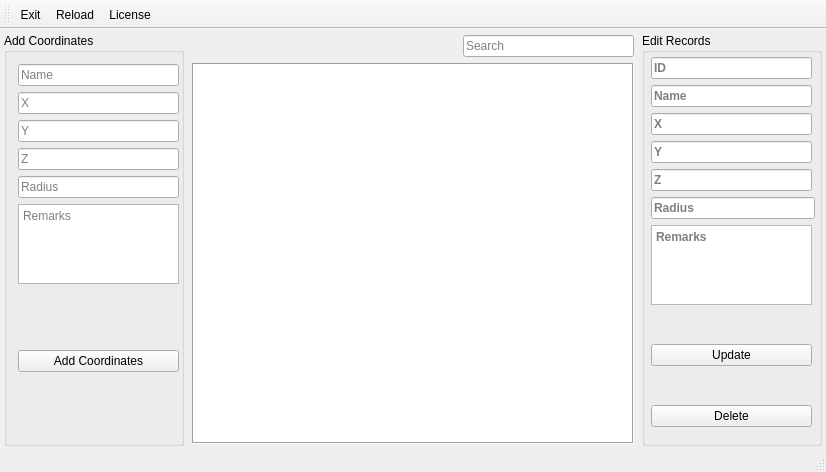
<?xml version="1.0" encoding="UTF-8"?>
<ui version="4.0">
 <class>MainWindow</class>
 <widget class="QMainWindow" name="MainWindow">
  <property name="geometry">
   <rect>
    <x>0</x>
    <y>0</y>
    <width>826</width>
    <height>472</height>
   </rect>
  </property>
  <property name="windowTitle">
   <string>Silkroad Coordinates Tracker</string>
  </property>
  <property name="windowIcon">
   <iconset resource="imgres.qrc">
    <normaloff>:/icons/qtconfig_qt4_qt_22393.png</normaloff>:/icons/qtconfig_qt4_qt_22393.png</iconset>
  </property>
  <widget class="QWidget" name="centralWidget">
   <layout class="QHBoxLayout" name="horizontalLayout">
    <property name="spacing">
     <number>6</number>
    </property>
    <property name="leftMargin">
     <number>4</number>
    </property>
    <property name="topMargin">
     <number>4</number>
    </property>
    <property name="rightMargin">
     <number>4</number>
    </property>
    <property name="bottomMargin">
     <number>4</number>
    </property>
    <item>
     <widget class="QGroupBox" name="groupBox">
      <property name="minimumSize">
       <size>
        <width>180</width>
        <height>0</height>
       </size>
      </property>
      <property name="maximumSize">
       <size>
        <width>180</width>
        <height>16777215</height>
       </size>
      </property>
      <property name="title">
       <string>Add Coordinates</string>
      </property>
      <property name="flat">
       <bool>true</bool>
      </property>
      <layout class="QVBoxLayout" name="verticalLayout_2">
       <item>
        <widget class="QLineEdit" name="lineEditName">
         <property name="minimumSize">
          <size>
           <width>161</width>
           <height>0</height>
          </size>
         </property>
         <property name="maximumSize">
          <size>
           <width>161</width>
           <height>16777215</height>
          </size>
         </property>
         <property name="placeholderText">
          <string>Name</string>
         </property>
        </widget>
       </item>
       <item>
        <widget class="QLineEdit" name="lineEditNameX">
         <property name="minimumSize">
          <size>
           <width>161</width>
           <height>0</height>
          </size>
         </property>
         <property name="maximumSize">
          <size>
           <width>161</width>
           <height>16777215</height>
          </size>
         </property>
         <property name="placeholderText">
          <string>X</string>
         </property>
        </widget>
       </item>
       <item>
        <widget class="QLineEdit" name="lineEditNameY">
         <property name="minimumSize">
          <size>
           <width>161</width>
           <height>0</height>
          </size>
         </property>
         <property name="maximumSize">
          <size>
           <width>161</width>
           <height>16777215</height>
          </size>
         </property>
         <property name="placeholderText">
          <string>Y</string>
         </property>
        </widget>
       </item>
       <item>
        <widget class="QLineEdit" name="lineEditNameZ">
         <property name="minimumSize">
          <size>
           <width>161</width>
           <height>0</height>
          </size>
         </property>
         <property name="maximumSize">
          <size>
           <width>161</width>
           <height>16777215</height>
          </size>
         </property>
         <property name="placeholderText">
          <string>Z</string>
         </property>
        </widget>
       </item>
       <item>
        <widget class="QLineEdit" name="lineEditRadius">
         <property name="minimumSize">
          <size>
           <width>161</width>
           <height>0</height>
          </size>
         </property>
         <property name="maximumSize">
          <size>
           <width>161</width>
           <height>16777215</height>
          </size>
         </property>
         <property name="placeholderText">
          <string>Radius</string>
         </property>
        </widget>
       </item>
       <item>
        <widget class="QTextEdit" name="textEditRemarks">
         <property name="minimumSize">
          <size>
           <width>161</width>
           <height>80</height>
          </size>
         </property>
         <property name="maximumSize">
          <size>
           <width>161</width>
           <height>80</height>
          </size>
         </property>
         <property name="placeholderText">
          <string>Remarks</string>
         </property>
        </widget>
       </item>
       <item>
        <spacer name="verticalSpacer">
         <property name="orientation">
          <enum>Qt::Vertical</enum>
         </property>
         <property name="sizeHint" stdset="0">
          <size>
           <width>20</width>
           <height>57</height>
          </size>
         </property>
        </spacer>
       </item>
       <item>
        <widget class="QPushButton" name="pushButtonAddCoordinates">
         <property name="minimumSize">
          <size>
           <width>161</width>
           <height>0</height>
          </size>
         </property>
         <property name="maximumSize">
          <size>
           <width>161</width>
           <height>16777215</height>
          </size>
         </property>
         <property name="text">
          <string>Add Coordinates</string>
         </property>
        </widget>
       </item>
       <item>
        <spacer name="verticalSpacer_2">
         <property name="orientation">
          <enum>Qt::Vertical</enum>
         </property>
         <property name="sizeHint" stdset="0">
          <size>
           <width>20</width>
           <height>56</height>
          </size>
         </property>
        </spacer>
       </item>
      </layout>
     </widget>
    </item>
    <item>
     <widget class="QFrame" name="frame">
      <property name="frameShape">
       <enum>QFrame::NoFrame</enum>
      </property>
      <property name="frameShadow">
       <enum>QFrame::Raised</enum>
      </property>
      <layout class="QVBoxLayout" name="verticalLayout">
       <property name="spacing">
        <number>6</number>
       </property>
       <property name="leftMargin">
        <number>2</number>
       </property>
       <property name="topMargin">
        <number>2</number>
       </property>
       <property name="rightMargin">
        <number>2</number>
       </property>
       <property name="bottomMargin">
        <number>2</number>
       </property>
       <item>
        <layout class="QHBoxLayout" name="horizontalLayout_2">
         <item>
          <spacer name="horizontalSpacer">
           <property name="orientation">
            <enum>Qt::Horizontal</enum>
           </property>
           <property name="sizeHint" stdset="0">
            <size>
             <width>40</width>
             <height>20</height>
            </size>
           </property>
          </spacer>
         </item>
         <item>
          <widget class="QLineEdit" name="lineEditSearch">
           <property name="minimumSize">
            <size>
             <width>171</width>
             <height>0</height>
            </size>
           </property>
           <property name="maximumSize">
            <size>
             <width>171</width>
             <height>16777215</height>
            </size>
           </property>
           <property name="placeholderText">
            <string>Search</string>
           </property>
          </widget>
         </item>
        </layout>
       </item>
       <item>
        <widget class="QTableWidget" name="tableWidget">
         <property name="frameShape">
          <enum>QFrame::Box</enum>
         </property>
         <property name="alternatingRowColors">
          <bool>true</bool>
         </property>
         <property name="sortingEnabled">
          <bool>true</bool>
         </property>
         <attribute name="horizontalHeaderStretchLastSection">
          <bool>true</bool>
         </attribute>
         <attribute name="verticalHeaderVisible">
          <bool>false</bool>
         </attribute>
        </widget>
       </item>
      </layout>
     </widget>
    </item>
    <item>
     <widget class="QGroupBox" name="groupBox_2">
      <property name="minimumSize">
       <size>
        <width>180</width>
        <height>0</height>
       </size>
      </property>
      <property name="maximumSize">
       <size>
        <width>180</width>
        <height>16777215</height>
       </size>
      </property>
      <property name="title">
       <string>Edit Records</string>
      </property>
      <property name="flat">
       <bool>true</bool>
      </property>
      <layout class="QVBoxLayout" name="verticalLayout_3">
       <property name="leftMargin">
        <number>6</number>
       </property>
       <property name="topMargin">
        <number>4</number>
       </property>
       <property name="rightMargin">
        <number>4</number>
       </property>
       <property name="bottomMargin">
        <number>4</number>
       </property>
       <item>
        <widget class="QLineEdit" name="lineEditNameEditId">
         <property name="minimumSize">
          <size>
           <width>161</width>
           <height>0</height>
          </size>
         </property>
         <property name="maximumSize">
          <size>
           <width>161</width>
           <height>16777215</height>
          </size>
         </property>
         <property name="font">
          <font>
           <weight>75</weight>
           <bold>true</bold>
          </font>
         </property>
         <property name="readOnly">
          <bool>true</bool>
         </property>
         <property name="placeholderText">
          <string>ID</string>
         </property>
        </widget>
       </item>
       <item>
        <widget class="QLineEdit" name="lineEditNameEditName">
         <property name="minimumSize">
          <size>
           <width>161</width>
           <height>0</height>
          </size>
         </property>
         <property name="maximumSize">
          <size>
           <width>161</width>
           <height>16777215</height>
          </size>
         </property>
         <property name="font">
          <font>
           <weight>75</weight>
           <bold>true</bold>
          </font>
         </property>
         <property name="placeholderText">
          <string>Name</string>
         </property>
        </widget>
       </item>
       <item>
        <widget class="QLineEdit" name="lineEditNameEditX">
         <property name="minimumSize">
          <size>
           <width>161</width>
           <height>0</height>
          </size>
         </property>
         <property name="maximumSize">
          <size>
           <width>161</width>
           <height>16777215</height>
          </size>
         </property>
         <property name="font">
          <font>
           <weight>75</weight>
           <bold>true</bold>
          </font>
         </property>
         <property name="placeholderText">
          <string>X</string>
         </property>
        </widget>
       </item>
       <item>
        <widget class="QLineEdit" name="lineEditNameEditY">
         <property name="minimumSize">
          <size>
           <width>161</width>
           <height>0</height>
          </size>
         </property>
         <property name="maximumSize">
          <size>
           <width>161</width>
           <height>16777215</height>
          </size>
         </property>
         <property name="font">
          <font>
           <weight>75</weight>
           <bold>true</bold>
          </font>
         </property>
         <property name="placeholderText">
          <string>Y</string>
         </property>
        </widget>
       </item>
       <item>
        <widget class="QLineEdit" name="lineEditNameEditZ">
         <property name="minimumSize">
          <size>
           <width>161</width>
           <height>0</height>
          </size>
         </property>
         <property name="maximumSize">
          <size>
           <width>161</width>
           <height>16777215</height>
          </size>
         </property>
         <property name="font">
          <font>
           <weight>75</weight>
           <bold>true</bold>
          </font>
         </property>
         <property name="placeholderText">
          <string>Z</string>
         </property>
        </widget>
       </item>
       <item>
        <widget class="QLineEdit" name="lineEditEditRadius">
         <property name="font">
          <font>
           <weight>75</weight>
           <bold>true</bold>
          </font>
         </property>
         <property name="placeholderText">
          <string>Radius</string>
         </property>
        </widget>
       </item>
       <item>
        <widget class="QTextEdit" name="textEditRemarksEdit">
         <property name="minimumSize">
          <size>
           <width>161</width>
           <height>80</height>
          </size>
         </property>
         <property name="maximumSize">
          <size>
           <width>161</width>
           <height>80</height>
          </size>
         </property>
         <property name="font">
          <font>
           <weight>75</weight>
           <bold>true</bold>
          </font>
         </property>
         <property name="placeholderText">
          <string>Remarks</string>
         </property>
        </widget>
       </item>
       <item>
        <spacer name="verticalSpacer_5">
         <property name="orientation">
          <enum>Qt::Vertical</enum>
         </property>
         <property name="sizeHint" stdset="0">
          <size>
           <width>20</width>
           <height>40</height>
          </size>
         </property>
        </spacer>
       </item>
       <item>
        <widget class="QPushButton" name="pushButtonUpdate">
         <property name="minimumSize">
          <size>
           <width>161</width>
           <height>0</height>
          </size>
         </property>
         <property name="maximumSize">
          <size>
           <width>161</width>
           <height>16777215</height>
          </size>
         </property>
         <property name="text">
          <string>Update</string>
         </property>
        </widget>
       </item>
       <item>
        <spacer name="verticalSpacer_4">
         <property name="orientation">
          <enum>Qt::Vertical</enum>
         </property>
         <property name="sizeHint" stdset="0">
          <size>
           <width>20</width>
           <height>40</height>
          </size>
         </property>
        </spacer>
       </item>
       <item>
        <widget class="QPushButton" name="pushButtonDelete">
         <property name="minimumSize">
          <size>
           <width>161</width>
           <height>0</height>
          </size>
         </property>
         <property name="maximumSize">
          <size>
           <width>161</width>
           <height>16777215</height>
          </size>
         </property>
         <property name="text">
          <string>Delete</string>
         </property>
        </widget>
       </item>
       <item>
        <spacer name="verticalSpacer_3">
         <property name="orientation">
          <enum>Qt::Vertical</enum>
         </property>
         <property name="sizeHint" stdset="0">
          <size>
           <width>20</width>
           <height>19</height>
          </size>
         </property>
        </spacer>
       </item>
      </layout>
     </widget>
    </item>
   </layout>
  </widget>
  <widget class="QToolBar" name="mainToolBar">
   <property name="iconSize">
    <size>
     <width>32</width>
     <height>32</height>
    </size>
   </property>
   <property name="toolButtonStyle">
    <enum>Qt::ToolButtonTextUnderIcon</enum>
   </property>
   <attribute name="toolBarArea">
    <enum>TopToolBarArea</enum>
   </attribute>
   <attribute name="toolBarBreak">
    <bool>false</bool>
   </attribute>
   <addaction name="actionExit"/>
   <addaction name="actionReload"/>
   <addaction name="actionLicense"/>
  </widget>
  <widget class="QStatusBar" name="statusBar"/>
  <action name="actionExit">
   <property name="icon">
    <iconset resource="imgres.qrc">
     <normaloff>:/icons/Apps-Dialog-Shutdown-icon.png</normaloff>:/icons/Apps-Dialog-Shutdown-icon.png</iconset>
   </property>
   <property name="text">
    <string>Exit</string>
   </property>
   <property name="toolTip">
    <string>Exit</string>
   </property>
  </action>
  <action name="actionReload">
   <property name="icon">
    <iconset resource="imgres.qrc">
     <normaloff>:/icons/database.png</normaloff>:/icons/database.png</iconset>
   </property>
   <property name="text">
    <string>Reload</string>
   </property>
   <property name="toolTip">
    <string>Raload Table</string>
   </property>
  </action>
  <action name="actionLicense">
   <property name="icon">
    <iconset resource="imgres.qrc">
     <normaloff>:/icons/images.duckduckgo.com.png</normaloff>:/icons/images.duckduckgo.com.png</iconset>
   </property>
   <property name="text">
    <string>License</string>
   </property>
   <property name="toolTip">
    <string>GPL-3</string>
   </property>
  </action>
 </widget>
 <layoutdefault spacing="6" margin="11"/>
 <resources>
  <include location="imgres.qrc"/>
 </resources>
 <connections/>
</ui>
